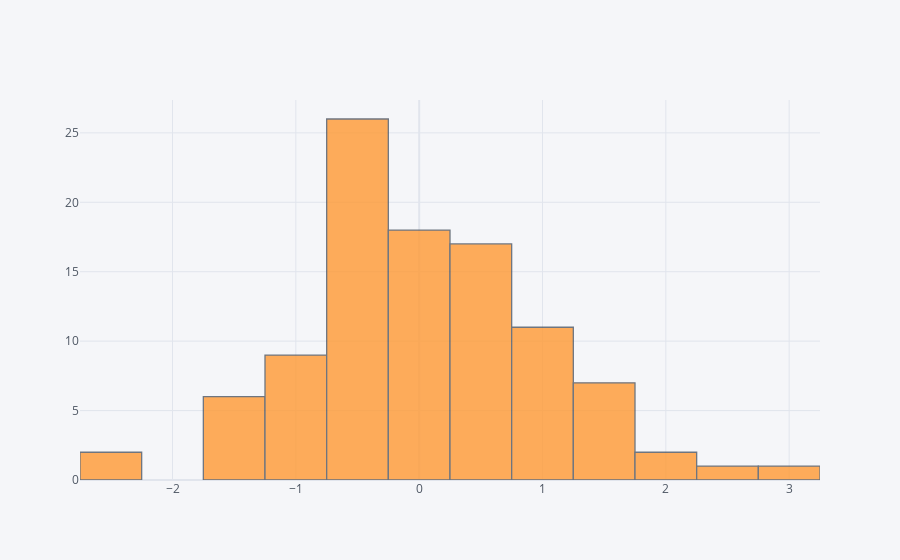

The code cell stored with this chart in its notebook:
### Markdown cell above
## histogram

### Code cell
df['A'].iplot(kind='hist',bins=25)

### Figure 1 — Plotly figure (JSON) as saved in the notebook; plotly's stock layout.template omitted (floating-point values rounded to 4 significant figures)
{"data": [{"histfunc": "count", "histnorm": "", "marker": {"color": "rgba(255, 153, 51, 1.0)", "line": {"color": "#4D5663", "width": 1.3}}, "name": "A", "nbinsx": 25, "opacity": 0.8, "orientation": "v", "type": "histogram", "x": [0.708, -0.3783, 0.8853, -0.9504, 0.7227, 0.9224, -1.107, -0.01551, -0.3532, -1.625, 0.438, -0.112, -0.7775, -0.264, 1.71, -0.6187, 0.1214, 0.6459, 0.3638, -0.788, -0.06106, -1.478, 1.187, -0.6048, 0.07659, -0.154, -0.3696, -0.943, 1.231, -0.796, -0.6633, 1.128, 0.06415, -0.4148, -1.383, 0.214, 0.4385, -0.4114, -0.3591, 0.312, -0.6634, 0.7606, 1.607, 0.2736, -2.416, 0.2703, -0.9372, -0.2104, -0.3862, 1.487, 1.255, -0.6185, -0.2988, 1.667, -1.701, -1.742, -1.383, 0.5974, -0.4475, -0.2415, -0.3922, 0.6241, -1.145, 3.062, 0.3214, -0.518, -0.6664, -0.1949, 0.4277, 0.02209, -0.1444, 0.7374, -0.6768, -0.1457, 0.8037, -0.3002, 2.08, -0.2998, 0.9326, 1.804, 0.05834, -0.1815, -0.6735, 0.02879, -1.047, 0.7349, -0.3097, 0.9466, -0.5505, 0.04574, 2.316, 0.8394, 1.141, -2.498, 0.7212, -0.6991, 0.5251, 1.392, -0.5866, 1.371]}], "layout": {"barmode": "overlay", "legend": {"bgcolor": "#F5F6F9", "font": {"color": "#4D5663"}}, "paper_bgcolor": "#F5F6F9", "plot_bgcolor": "#F5F6F9", "title": {"font": {"color": "#4D5663"}}, "xaxis": {"gridcolor": "#E1E5ED", "showgrid": true, "tickfont": {"color": "#4D5663"}, "title": {"font": {"color": "#4D5663"}, "text": ""}, "zerolinecolor": "#E1E5ED"}, "yaxis": {"gridcolor": "#E1E5ED", "showgrid": true, "tickfont": {"color": "#4D5663"}, "title": {"font": {"color": "#4D5663"}, "text": ""}, "zerolinecolor": "#E1E5ED"}}}
